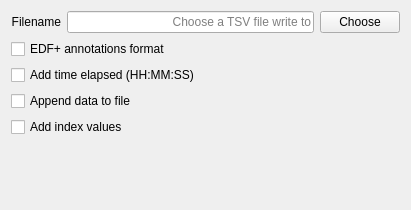
<?xml version="1.0" encoding="UTF-8"?>
<ui version="4.0">
 <class>TsvWriterSettingsView</class>
 <widget class="QWidget" name="TsvWriterSettingsView">
  <property name="geometry">
   <rect>
    <x>0</x>
    <y>0</y>
    <width>411</width>
    <height>210</height>
   </rect>
  </property>
  <property name="windowTitle">
   <string>Form</string>
  </property>
  <layout class="QVBoxLayout" name="verticalLayout">
   <item>
    <layout class="QGridLayout" name="gridLayout">
     <item row="0" column="0">
      <widget class="QLabel" name="label">
       <property name="layoutDirection">
        <enum>Qt::LeftToRight</enum>
       </property>
       <property name="text">
        <string>Filename</string>
       </property>
       <property name="alignment">
        <set>Qt::AlignRight|Qt::AlignTrailing|Qt::AlignVCenter</set>
       </property>
      </widget>
     </item>
     <item row="0" column="1">
      <widget class="QLineEdit" name="filename_lineedit">
       <property name="text">
        <string/>
       </property>
       <property name="alignment">
        <set>Qt::AlignRight|Qt::AlignTrailing|Qt::AlignVCenter</set>
       </property>
       <property name="placeholderText">
        <string>Choose a TSV file write to</string>
       </property>
      </widget>
     </item>
     <item row="0" column="2">
      <widget class="QPushButton" name="choose_pushbutton">
       <property name="text">
        <string>Choose</string>
       </property>
      </widget>
     </item>
    </layout>
   </item>
   <item>
    <widget class="QCheckBox" name="EDF_annot_checkBox">
     <property name="minimumSize">
      <size>
       <width>0</width>
       <height>0</height>
      </size>
     </property>
     <property name="toolTip">
      <string>To write specific channel event in the EDF+ format.
event_name = event_name@@channel_label ex) spindle@@EEG C3</string>
     </property>
     <property name="text">
      <string>EDF+ annotations format</string>
     </property>
    </widget>
   </item>
   <item>
    <widget class="QCheckBox" name="add_time_checkBox">
     <property name="text">
      <string>Add time elapsed (HH:MM:SS)</string>
     </property>
    </widget>
   </item>
   <item>
    <widget class="QCheckBox" name="append_data_checkBox">
     <property name="text">
      <string>Append data to file</string>
     </property>
    </widget>
   </item>
   <item>
    <widget class="QCheckBox" name="index_checkBox">
     <property name="text">
      <string>Add index values</string>
     </property>
    </widget>
   </item>
   <item>
    <spacer name="verticalSpacer">
     <property name="orientation">
      <enum>Qt::Vertical</enum>
     </property>
     <property name="sizeHint" stdset="0">
      <size>
       <width>20</width>
       <height>40</height>
      </size>
     </property>
    </spacer>
   </item>
  </layout>
 </widget>
 <resources/>
 <connections>
  <connection>
   <sender>choose_pushbutton</sender>
   <signal>clicked()</signal>
   <receiver>TsvWriterSettingsView</receiver>
   <slot>on_choose()</slot>
   <hints>
    <hint type="sourcelabel">
     <x>364</x>
     <y>21</y>
    </hint>
    <hint type="destinationlabel">
     <x>207</x>
     <y>111</y>
    </hint>
   </hints>
  </connection>
 </connections>
 <slots>
  <slot>on_choose()</slot>
  <slot>on_input_format_changed()</slot>
 </slots>
</ui>
